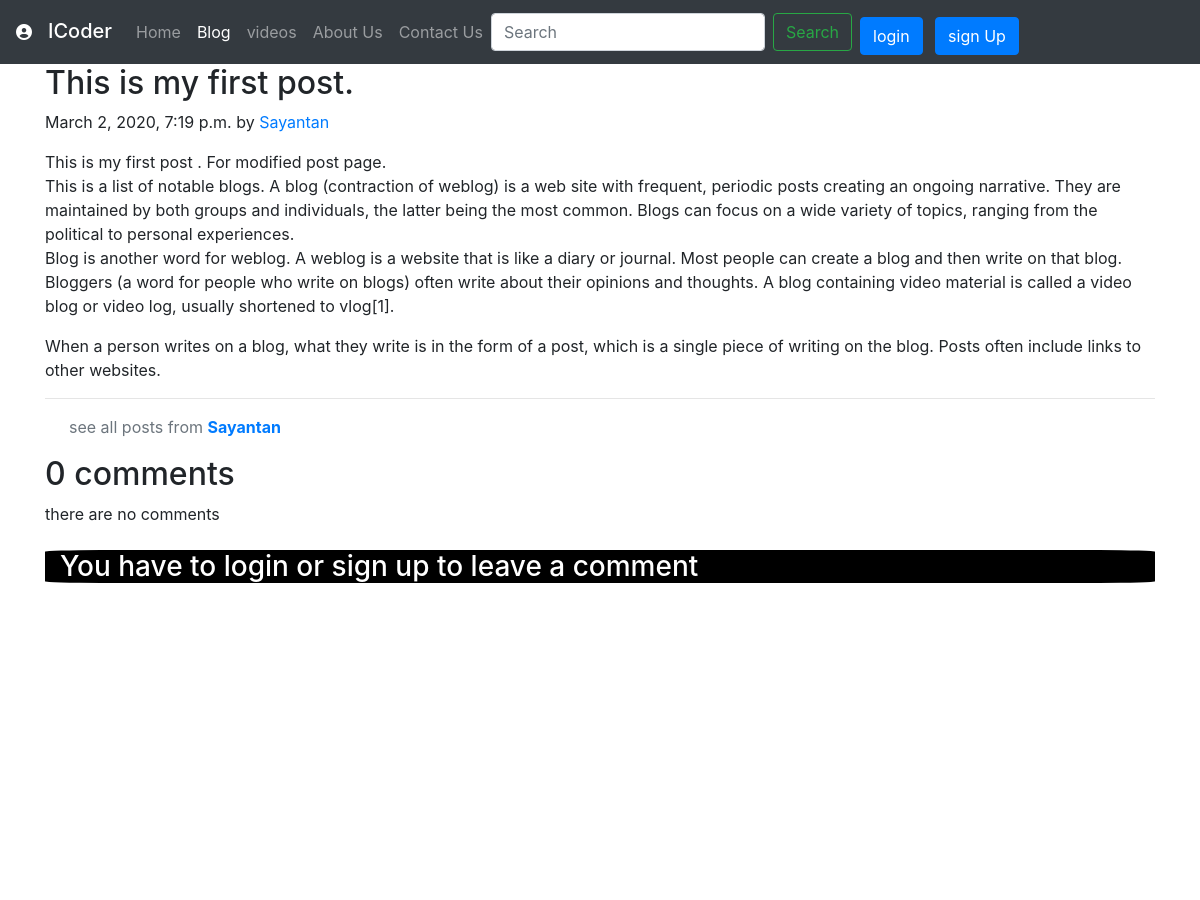
/blog/First-post (upper part), run on an earlier commit of the app's database.
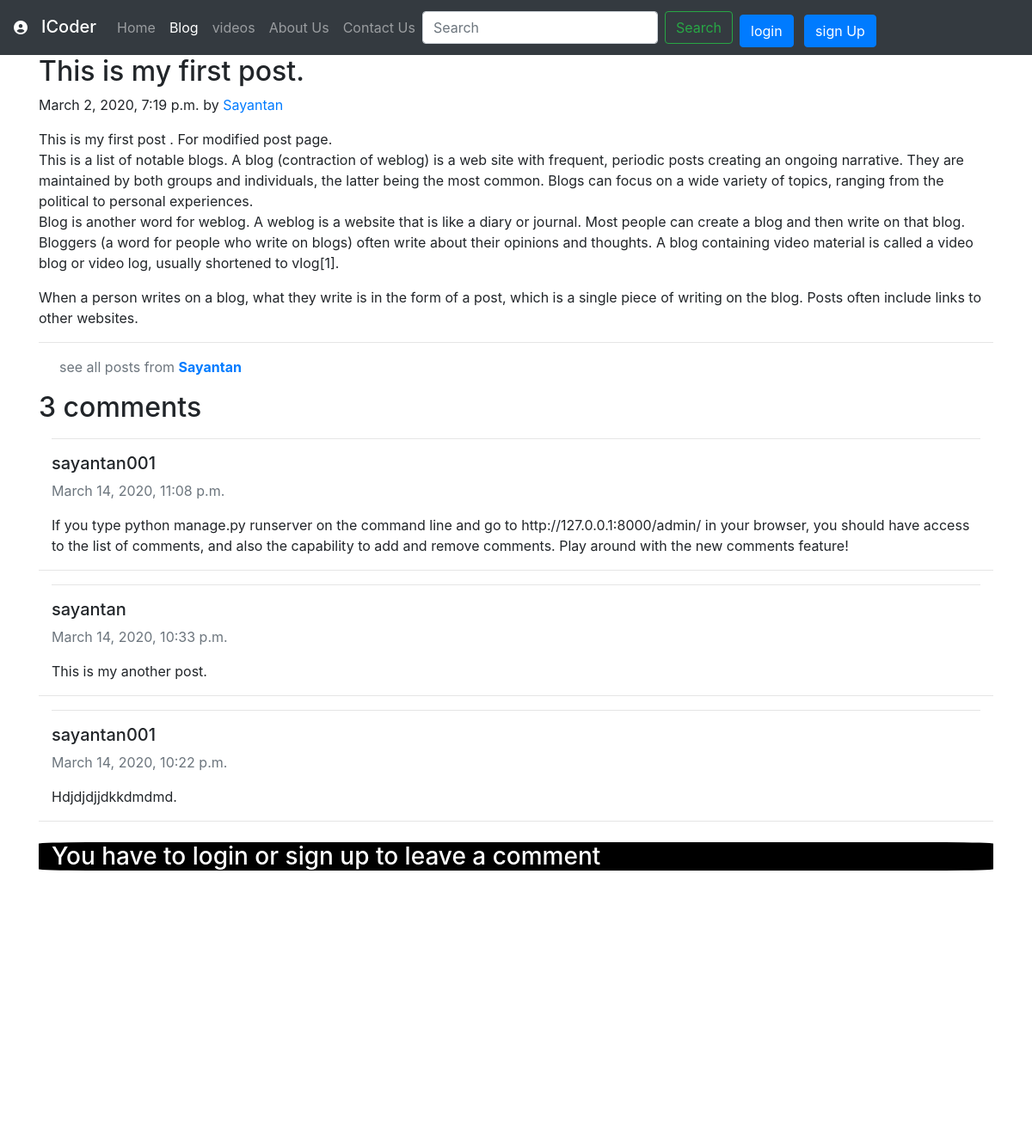
And on a later commit of the database.
### blogapp/models.py (models this page shows, shortened)
class Comment(models.Model) :
    username = models.CharField(max_length=20)
    message = models.TextField()
    date_comment = models.DateTimeField(auto_now_add=True)
    post = models.ForeignKey(Post,on_delete=models.CASCADE,related_name='comments')
    active = models.BooleanField(default=True)
    class Meta:
        ordering = ('-date_comment',)

### blogapp/views.py (the view)
# urls.py: path('blog/<str:slug>' ,views.blogPost,name='blogpost'),
def blogPost(request,slug):
    post = get_object_or_404(Post, slug=slug)
    posts = Post.objects.filter(slug=slug).first()
    comments = post.comments.filter(active=True)
    new_comment = None
    if request.method == "POST":
        comment_form = CommentForm(data=request.POST)
        if comment_form.is_valid():
            new_comment = comment_form.save(commit=False)
            new_comment.post = post
            new_comment.save()
            messages.info(request,"Your comment has been successfuly added")
    else:
        comment_form = CommentForm()
    contexts = {'posts':posts,'comments':comments,'new_comment':new_comment,'comment_form':comment_form}
    return render(request,"blogapp/blogpost.html",contexts)

### blogapp/forms.py
class CommentForm(forms.ModelForm):
    class Meta:
        model = Comment
        fields = ('username','message')

### blogapp/templates/blogapp/blogpost.html (shortened to what this page needs)
{% extends 'blogapp/basic.html' %}
{% block blogactive %}active{% endblock blogactive %}
{% block body %}
<div class="container">
        <h2 class="blog-post-title">{{posts.title}}</h2>
        <p class="blog-post-meta">{{posts.dateTime}} by <a href="/about">{{posts.author}}</a></p>
        <p>{{posts.content|linebreaks}}</p>
        <hr>
        <p class="mx-4 text-muted ">see all posts from <a href="/{{posts.author}}" class="my-4 mr-4"><b>{{posts.author}}</b></a></p>
   {% with comments.count as total_comments %}
   <h2>
       {{total_comments}} comment{{total_comments|pluralize}}
   </h2>
   {% endwith %}
   {% for comment in comments %}
   <div class="container mr-auto"><hr><h5>{{comment.username}}</h5> <p class="text-muted">{{comment.date_comment}}</p>
   <p>{{comment.message|linebreaks}}</p></div>
   <hr>
   {% empty %}
   <p>there are no comments</p>
   {% endfor %}
   {% if new_comment %}
   <p>Your comment has been successfully added</p>
   {% else %}
     {% if user.is_authenticated %}
   {% load crispy_forms_tags %}
    {% else %}
   <h3 class="container-fluid my-4" style="background:black;color:white;border-radius:5%;">You have to login or sign up to leave a comment</h3>
   {% endif %}
   {% endif %}
</div>
{% endblock %}

What changed in the data, as far as the page shows it:
added Comment: username "sayantan001", date_comment "March 14, 2020, 11:08 p.m.", message "If you type python manage.py runserver on the command line and go to http://127.0.0.1:8000/admin/ in your browser, you should have access to the list of comments, and also the capability to add and remove comments. Play around with the new comments feature!"
added Comment: username "sayantan", date_comment "March 14, 2020, 10:33 p.m.", message "This is my another post."
added Comment: username "sayantan001", date_comment "March 14, 2020, 10:22 p.m.", message "Hdjdjdjjdkkdmdmd."
Also different on the page:
{{ total_comments }}: "0" → "3"
text no longer shown: "there are no comments"
